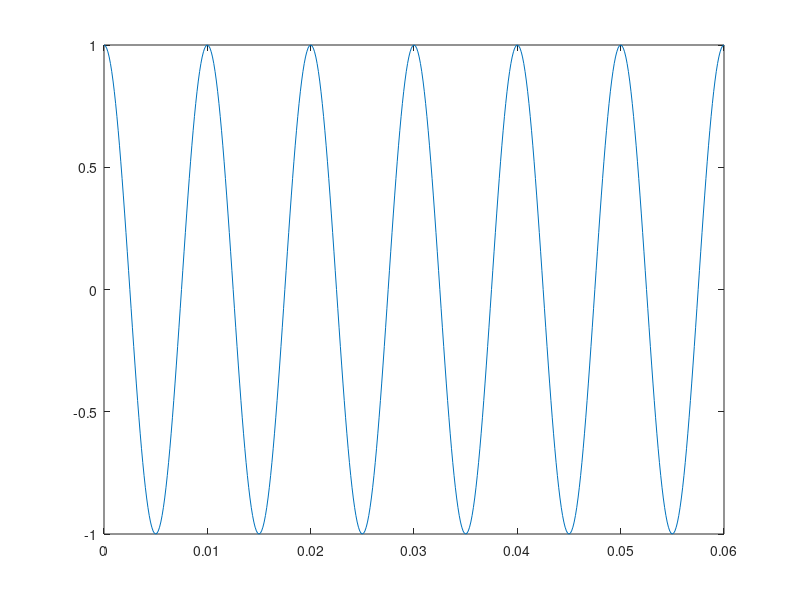
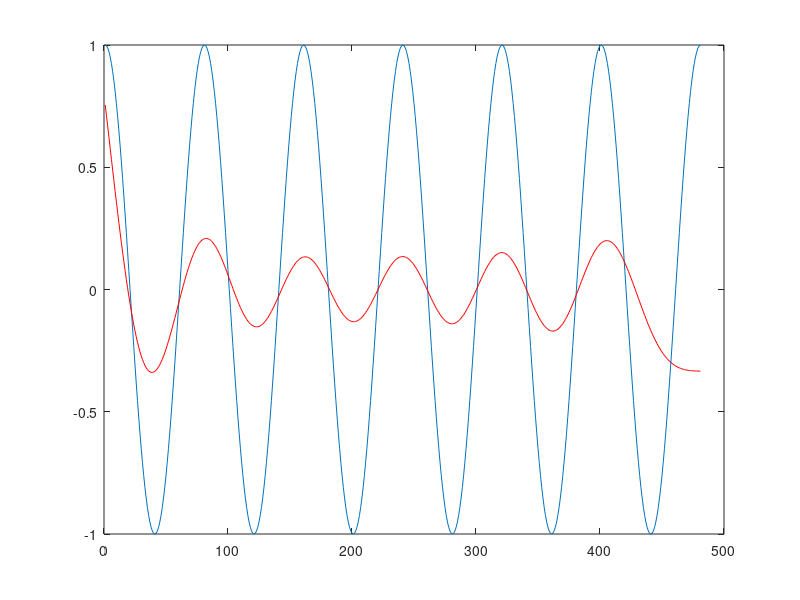

The MATLAB source for these figures, in order: (Note: this script raises an error after producing the figures.)

% test butterworth filter
    fs=8000; % same as regular sampling rate
    t=0:1/8000:0.06; % 30ms
    x=cos(200*pi*t); % 10ms period - reduced by greater than 87%; % 15ms period - reduced by less than 12%
    figure;plot(t,x)
    [num den]=butter(5,1/48,'low');
    y=filtfilt(num,den,x);      
    figure;plot(x);hold on;plot(y,'r')


%%%%%%%%%%%%         
  %%%   MSB "jerk analysis"
  %%%%%%%%%%
  filtwidth=[8:8:120]; % 1ms to 20ms
  for kk=1:length(filtwidth)
      filtwidthsel=filtwidth(kk);
            for i=1:6
                dataE=AllEscs(i).data';
                dataH=AllHits(i).data';
            % 100/4000 (i.e. 1/40) filters all above 100Hz (10ms period)  - 4000 is Nyquist for data sampled at 8000Hz
            % so 1/40 - 10ms or slower
            % so 1/20 - 5ms or slower
            % so 1/80 - 20ms or slower
                [num den]=butter(5,1/filtwidthsel,'low');
                yE=filtfilt(num,den,dataE);
                yE=mean(yE(201:end-200,:)');
                yH=filtfilt(num,den,dataH);
                yH=mean(yH(201:end-200,:)');
                learnedFF=filtfilt(num,den,abs(Actual(i).data/max(Actual(i).data)));
                predE(i).data=yE;
                predH(i).data=yH;
                 distES(i).data=(abs(learnedFF-abs(yE/max(yE))));
                 distHS(i).data=(abs(learnedFF-abs(yH/max(yH))));                 
                 dES(kk,i)=mean(distES(i).data);
                 dHS(kk,i)=mean(distHS(i).data);
            end
  end
periodfilt=(filtwidth*2)/8;
figure;plot(periodfilt,mean(dES'));hold on;plot(periodfilt,mean(dHS'),'r')
hold on;plot(0,mean(dEm'),'.','Markersize',25,'color','b')
plot(0,mean(dHm'),'.','Markersize',25,'color','r')
  %%%%%
  %%%%%
  %%%%%
  % Resampling
         distmeansE=[mean(dEm) mean(dES')];
         distmeansH=[mean(dHm) mean(dHS')];
         diffsHE=distmeansH-distmeansE;
         distsE=[dEm;dES];
         distsH=[dHm;dHS];
         for k=1:11
          both=[distsE(k,:) distsH(k,:)];
                for i=1:10000
                    randES=both(ceil(rand(1,6)*12));
                    randE=both(ceil(rand(1,6)*12));    
                    diff(i)=mean(randES-randE);
                end
           prob(k)=sum(abs(diff)>diffsHE(k))/10000;
         end
% t-test
for k=1:11
    [h,p(k)]=ttest(dES(k,:),dHS(k,:));
end
figure;plot(periodfilt(1:11),p)  

for k=1:11
    [ps(k),h]=signtest(dES(k,:),dHS(k,:));
end
hold on;plot(periodfilt(1:11),ps,'r')


for k=1:11
    [h,pE(k)]=ttest(dES(1,:),dES(k,:));
end
 for k=1:11
    [pEs(k),h]=signtest(dES(1,:),dES(k,:));
end
 hold on;plot(periodfilt(1:11),pEs,'r')
 
  
  
 
 
   filtwidth=[48]; % 1ms to 20ms
  for kk=1:length(filtwidth)
      filtwidthsel=filtwidth(kk);
            for i=1:6
                dataE=AllEscs(i).data';
                dataH=AllHits(i).data';
            % 100/4000 (i.e. 1/40) filters all above 100Hz (10ms period)  - 4000 is Nyquist for data sampled at 8000Hz
            % so 1/40 - 10ms or slower
            % so 1/20 - 5ms or slower
            % so 1/80 - 20ms or slower
                [num den]=butter(5,1/filtwidthsel,'low');
                yE=filtfilt(num,den,dataE);
                yE=mean(yE(201:end-200,:)');
                yH=filtfilt(num,den,dataH);
                yH=mean(yH(201:end-200,:)');
                learnedFFs(i).data=filtfilt(num,den,abs(Actual(i).data/max(Actual(i).data)));
                predE(i).data=yE;
                predH(i).data=yH;
                 distES(i).data=(abs(learnedFFs(i).data-abs(yE/max(yE))));
                 distHS(i).data=(abs(learnedFFs(i).data-abs(yH/max(yH))));                 
                 dES(kk,i)=mean(distES(i).data);
                 dHS(kk,i)=mean(distHS(i).data);
            end
  end

 
  
  
 figure;hold on;
for k=1:6
subplot(3,2,k);hold on;
for i=1:length(predE(k).data)
plot([i i],[predE(k).data(i)/max(predE(k).data) Actual(k).data(i)/max(Actual(k).data)])
end
plot(predE(k).data/max(predE(k).data),'b','Linewidth',2)
plot(Actual(k).data/max(Actual(k).data),'k','Linewidth',2)
ylim([0 1.05])
xlim([0 length(Actual(k).data)])
end 
  
           figure;hold on;
        for k=1:6
        subplot(3,2,k);hold on;
        for i=1:length(predE(k).data)
            plot([i i],[predE(k).data(i)/max(predE(k).data) learnedFFs(k).data(i)/max(learnedFFs(k).data)])
        end
        plot(predE(k).data/max(predE(k).data),'b','Linewidth',2)
        plot(learnedFFs(k).data/max(learnedFFs(k).data),'k','Linewidth',2)
        ylim([0 1.05])
        xlim([0 length(Actual(k).data)])
        end
% resampling
both=[dEm dES];
        for i=1:10000
            randES=both(ceil(rand(1,6)*12));
            randE=both(ceil(rand(1,6)*12));    
            diff(i)=mean(randES-randE);
        end
figure;plot(dEm,'b');hold on;plot(dES,'r')

            for i=1:6
                H=corrcoef(Actual(i).data,HitPred(i).data);
                E=corrcoef(Actual(i).data,EscapePred(i).data);
                ES=corrcoef(Actual(i).data,predJ(i).data)
                 cHm(i)=H(2);
                 cEm(i)=E(2);
                 cESm(i)=ES(2);
            end            
  % resampling
both=[cEm cESm];
        for i=1:10000
            randcES=both(ceil(rand(1,6)*12));
            randcE=both(ceil(rand(1,6)*12));    
            diffc(i)=mean(randcES-randcE);
        end
          
 figure;plot(cEm,'b');hold on;plot(cESm,'r')
             
            
